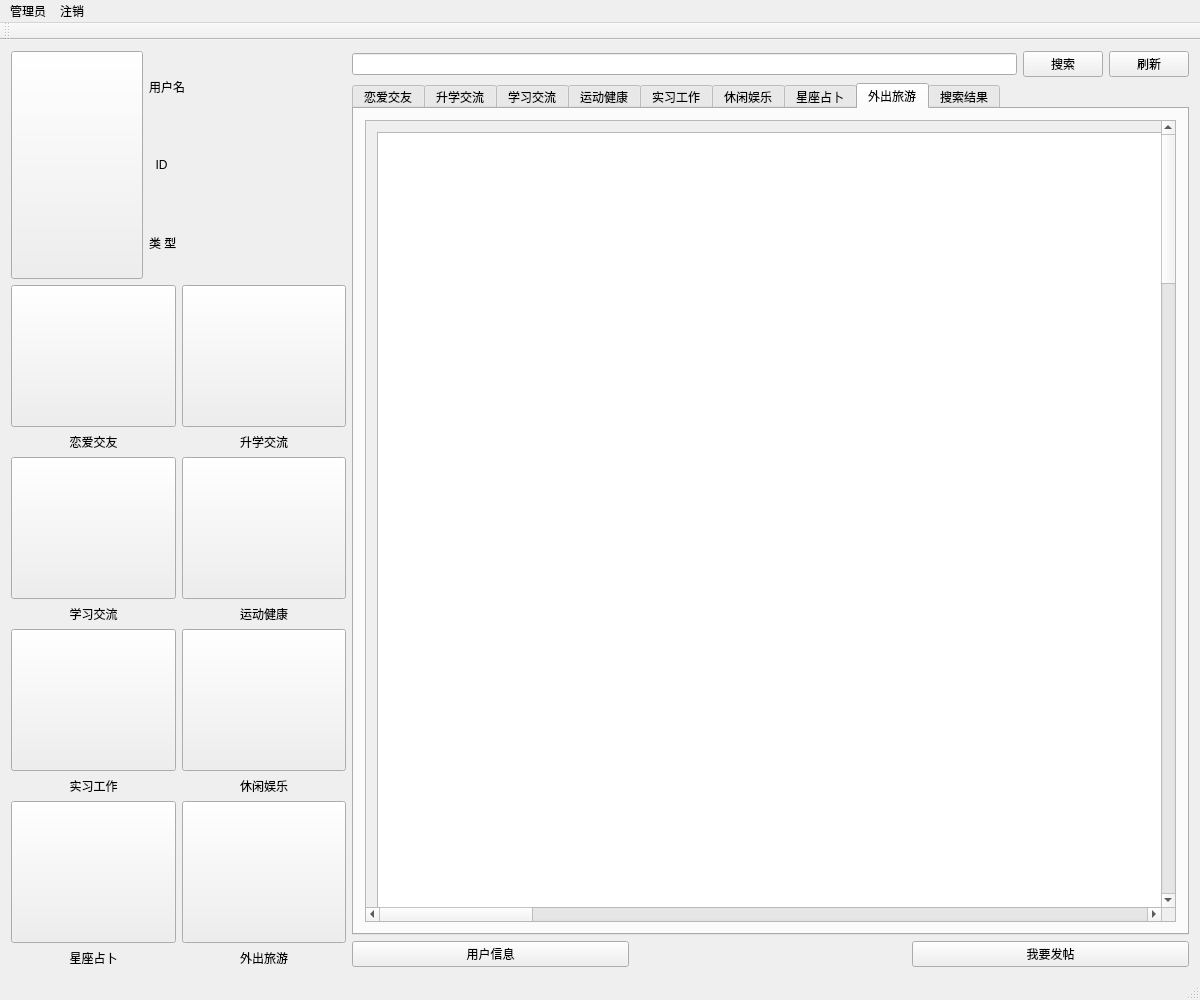
<?xml version="1.0" encoding="UTF-8"?>
<ui version="4.0">
 <class>BoardWin</class>
 <widget class="QMainWindow" name="BoardWin">
  <property name="geometry">
   <rect>
    <x>0</x>
    <y>0</y>
    <width>1200</width>
    <height>1000</height>
   </rect>
  </property>
  <property name="minimumSize">
   <size>
    <width>1200</width>
    <height>1000</height>
   </size>
  </property>
  <property name="windowTitle">
   <string>BoardWin</string>
  </property>
  <widget class="QWidget" name="centralWidget">
   <layout class="QVBoxLayout" name="verticalLayout_14">
    <item>
     <layout class="QHBoxLayout" name="horizontalLayout_8" stretch="2,5">
      <item>
       <layout class="QVBoxLayout" name="verticalLayout_10" stretch="1,3">
        <item>
         <layout class="QHBoxLayout" name="horizontalLayout_6" stretch="2,3">
          <item>
           <widget class="QPushButton" name="Profile_btn">
            <property name="sizePolicy">
             <sizepolicy hsizetype="Preferred" vsizetype="Preferred">
              <horstretch>0</horstretch>
              <verstretch>0</verstretch>
             </sizepolicy>
            </property>
            <property name="styleSheet">
             <string notr="true">border-image: url(:/png/ProfilePic.png);</string>
            </property>
            <property name="text">
             <string/>
            </property>
           </widget>
          </item>
          <item>
           <layout class="QVBoxLayout" name="verticalLayout">
            <item>
             <layout class="QHBoxLayout" name="horizontalLayout" stretch="1,2">
              <item>
               <widget class="QLabel" name="username_label">
                <property name="text">
                 <string>用户名</string>
                </property>
               </widget>
              </item>
              <item>
               <widget class="QLabel" name="usename_lb">
                <property name="sizePolicy">
                 <sizepolicy hsizetype="Expanding" vsizetype="Preferred">
                  <horstretch>0</horstretch>
                  <verstretch>0</verstretch>
                 </sizepolicy>
                </property>
                <property name="text">
                 <string/>
                </property>
               </widget>
              </item>
             </layout>
            </item>
            <item>
             <layout class="QHBoxLayout" name="horizontalLayout_2" stretch="0,0">
              <item>
               <widget class="QLabel" name="id_label">
                <property name="text">
                 <string>  ID </string>
                </property>
               </widget>
              </item>
              <item>
               <widget class="QLabel" name="id_lb">
                <property name="sizePolicy">
                 <sizepolicy hsizetype="Expanding" vsizetype="Preferred">
                  <horstretch>0</horstretch>
                  <verstretch>0</verstretch>
                 </sizepolicy>
                </property>
                <property name="text">
                 <string/>
                </property>
               </widget>
              </item>
             </layout>
            </item>
            <item>
             <layout class="QHBoxLayout" name="horizontalLayout_3" stretch="0,0">
              <item>
               <widget class="QLabel" name="username_label_3">
                <property name="text">
                 <string>类 型</string>
                </property>
               </widget>
              </item>
              <item>
               <widget class="QLabel" name="type_lb">
                <property name="sizePolicy">
                 <sizepolicy hsizetype="Expanding" vsizetype="Preferred">
                  <horstretch>0</horstretch>
                  <verstretch>0</verstretch>
                 </sizepolicy>
                </property>
                <property name="text">
                 <string/>
                </property>
               </widget>
              </item>
             </layout>
            </item>
           </layout>
          </item>
         </layout>
        </item>
        <item>
         <layout class="QGridLayout" name="gridLayout">
          <item row="0" column="0">
           <layout class="QVBoxLayout" name="verticalLayout_2" stretch="0,0">
            <item>
             <widget class="QPushButton" name="Board_1">
              <property name="sizePolicy">
               <sizepolicy hsizetype="Expanding" vsizetype="Expanding">
                <horstretch>0</horstretch>
                <verstretch>0</verstretch>
               </sizepolicy>
              </property>
              <property name="styleSheet">
               <string notr="true">border-image: url(:/png/恋爱交友.png);</string>
              </property>
              <property name="text">
               <string/>
              </property>
             </widget>
            </item>
            <item>
             <widget class="QLabel" name="label_2">
              <property name="sizePolicy">
               <sizepolicy hsizetype="Preferred" vsizetype="Minimum">
                <horstretch>0</horstretch>
                <verstretch>0</verstretch>
               </sizepolicy>
              </property>
              <property name="text">
               <string>恋爱交友</string>
              </property>
              <property name="alignment">
               <set>Qt::AlignHCenter|Qt::AlignTop</set>
              </property>
             </widget>
            </item>
           </layout>
          </item>
          <item row="0" column="1">
           <layout class="QVBoxLayout" name="verticalLayout_3" stretch="10,1">
            <item>
             <widget class="QPushButton" name="pushButton_2">
              <property name="sizePolicy">
               <sizepolicy hsizetype="Expanding" vsizetype="Expanding">
                <horstretch>0</horstretch>
                <verstretch>0</verstretch>
               </sizepolicy>
              </property>
              <property name="styleSheet">
               <string notr="true">border-image: url(:/png/升学.png);</string>
              </property>
              <property name="text">
               <string/>
              </property>
             </widget>
            </item>
            <item>
             <widget class="QLabel" name="label_4">
              <property name="text">
               <string>升学交流</string>
              </property>
              <property name="alignment">
               <set>Qt::AlignHCenter|Qt::AlignTop</set>
              </property>
             </widget>
            </item>
           </layout>
          </item>
          <item row="1" column="0">
           <layout class="QVBoxLayout" name="verticalLayout_4" stretch="10,1">
            <item>
             <widget class="QPushButton" name="pushButton_3">
              <property name="sizePolicy">
               <sizepolicy hsizetype="Expanding" vsizetype="Expanding">
                <horstretch>0</horstretch>
                <verstretch>0</verstretch>
               </sizepolicy>
              </property>
              <property name="styleSheet">
               <string notr="true">border-image: url(:/png/学习交流.png);</string>
              </property>
              <property name="text">
               <string/>
              </property>
             </widget>
            </item>
            <item>
             <widget class="QLabel" name="label_5">
              <property name="sizePolicy">
               <sizepolicy hsizetype="Preferred" vsizetype="Preferred">
                <horstretch>0</horstretch>
                <verstretch>0</verstretch>
               </sizepolicy>
              </property>
              <property name="text">
               <string>学习交流</string>
              </property>
              <property name="alignment">
               <set>Qt::AlignHCenter|Qt::AlignTop</set>
              </property>
             </widget>
            </item>
           </layout>
          </item>
          <item row="1" column="1">
           <layout class="QVBoxLayout" name="verticalLayout_6" stretch="10,1">
            <item>
             <widget class="QPushButton" name="pushButton_5">
              <property name="sizePolicy">
               <sizepolicy hsizetype="Expanding" vsizetype="Expanding">
                <horstretch>0</horstretch>
                <verstretch>0</verstretch>
               </sizepolicy>
              </property>
              <property name="styleSheet">
               <string notr="true">border-image: url(:/png/运动.png);</string>
              </property>
              <property name="text">
               <string/>
              </property>
             </widget>
            </item>
            <item>
             <widget class="QLabel" name="label_11">
              <property name="sizePolicy">
               <sizepolicy hsizetype="Preferred" vsizetype="Preferred">
                <horstretch>0</horstretch>
                <verstretch>0</verstretch>
               </sizepolicy>
              </property>
              <property name="text">
               <string>运动健康</string>
              </property>
              <property name="alignment">
               <set>Qt::AlignHCenter|Qt::AlignTop</set>
              </property>
             </widget>
            </item>
           </layout>
          </item>
          <item row="2" column="0">
           <layout class="QVBoxLayout" name="verticalLayout_8" stretch="10,1">
            <item>
             <widget class="QPushButton" name="pushButton_7">
              <property name="sizePolicy">
               <sizepolicy hsizetype="Expanding" vsizetype="Expanding">
                <horstretch>0</horstretch>
                <verstretch>0</verstretch>
               </sizepolicy>
              </property>
              <property name="styleSheet">
               <string notr="true">border-image: url(:/png/工作.png);</string>
              </property>
              <property name="text">
               <string/>
              </property>
             </widget>
            </item>
            <item>
             <widget class="QLabel" name="label_9">
              <property name="sizePolicy">
               <sizepolicy hsizetype="Preferred" vsizetype="Preferred">
                <horstretch>0</horstretch>
                <verstretch>0</verstretch>
               </sizepolicy>
              </property>
              <property name="text">
               <string>实习工作</string>
              </property>
              <property name="alignment">
               <set>Qt::AlignHCenter|Qt::AlignTop</set>
              </property>
             </widget>
            </item>
           </layout>
          </item>
          <item row="2" column="1">
           <layout class="QVBoxLayout" name="verticalLayout_5" stretch="10,1">
            <item>
             <widget class="QPushButton" name="pushButton_4">
              <property name="sizePolicy">
               <sizepolicy hsizetype="Expanding" vsizetype="Expanding">
                <horstretch>0</horstretch>
                <verstretch>0</verstretch>
               </sizepolicy>
              </property>
              <property name="styleSheet">
               <string notr="true">border-image: url(:/png/休闲.png);</string>
              </property>
              <property name="text">
               <string/>
              </property>
             </widget>
            </item>
            <item>
             <widget class="QLabel" name="label_6">
              <property name="sizePolicy">
               <sizepolicy hsizetype="Preferred" vsizetype="Preferred">
                <horstretch>0</horstretch>
                <verstretch>0</verstretch>
               </sizepolicy>
              </property>
              <property name="text">
               <string>休闲娱乐</string>
              </property>
              <property name="alignment">
               <set>Qt::AlignHCenter|Qt::AlignTop</set>
              </property>
             </widget>
            </item>
           </layout>
          </item>
          <item row="3" column="0">
           <layout class="QVBoxLayout" name="verticalLayout_9" stretch="10,1">
            <item>
             <widget class="QPushButton" name="pushButton_11">
              <property name="sizePolicy">
               <sizepolicy hsizetype="Expanding" vsizetype="Expanding">
                <horstretch>0</horstretch>
                <verstretch>0</verstretch>
               </sizepolicy>
              </property>
              <property name="styleSheet">
               <string notr="true">border-image: url(:/png/星座.png);</string>
              </property>
              <property name="text">
               <string/>
              </property>
             </widget>
            </item>
            <item>
             <widget class="QLabel" name="label_10">
              <property name="sizePolicy">
               <sizepolicy hsizetype="Preferred" vsizetype="Preferred">
                <horstretch>0</horstretch>
                <verstretch>0</verstretch>
               </sizepolicy>
              </property>
              <property name="text">
               <string>星座占卜</string>
              </property>
              <property name="alignment">
               <set>Qt::AlignHCenter|Qt::AlignTop</set>
              </property>
             </widget>
            </item>
           </layout>
          </item>
          <item row="3" column="1">
           <layout class="QVBoxLayout" name="verticalLayout_7" stretch="10,1">
            <item>
             <widget class="QPushButton" name="pushButton_6">
              <property name="sizePolicy">
               <sizepolicy hsizetype="Expanding" vsizetype="Expanding">
                <horstretch>0</horstretch>
                <verstretch>0</verstretch>
               </sizepolicy>
              </property>
              <property name="styleSheet">
               <string notr="true">border-image: url(:/png/旅游.png);</string>
              </property>
              <property name="text">
               <string/>
              </property>
             </widget>
            </item>
            <item>
             <widget class="QLabel" name="label_7">
              <property name="sizePolicy">
               <sizepolicy hsizetype="Preferred" vsizetype="Preferred">
                <horstretch>0</horstretch>
                <verstretch>0</verstretch>
               </sizepolicy>
              </property>
              <property name="text">
               <string>外出旅游</string>
              </property>
              <property name="alignment">
               <set>Qt::AlignHCenter|Qt::AlignTop</set>
              </property>
             </widget>
            </item>
           </layout>
          </item>
         </layout>
        </item>
       </layout>
      </item>
      <item>
       <layout class="QVBoxLayout" name="verticalLayout_11">
        <item>
         <layout class="QHBoxLayout" name="horizontalLayout_5">
          <item>
           <layout class="QHBoxLayout" name="horizontalLayout_4">
            <item>
             <widget class="QLineEdit" name="search_LE"/>
            </item>
           </layout>
          </item>
          <item>
           <widget class="QPushButton" name="search_btn">
            <property name="sizePolicy">
             <sizepolicy hsizetype="Preferred" vsizetype="Fixed">
              <horstretch>0</horstretch>
              <verstretch>0</verstretch>
             </sizepolicy>
            </property>
            <property name="text">
             <string>搜索</string>
            </property>
           </widget>
          </item>
          <item>
           <widget class="QPushButton" name="refresh_btn">
            <property name="text">
             <string>刷新</string>
            </property>
           </widget>
          </item>
         </layout>
        </item>
        <item>
         <widget class="QTabWidget" name="tabWidget1">
          <property name="enabled">
           <bool>true</bool>
          </property>
          <property name="minimumSize">
           <size>
            <width>500</width>
            <height>500</height>
           </size>
          </property>
          <property name="currentIndex">
           <number>7</number>
          </property>
          <widget class="QWidget" name="tab">
           <attribute name="title">
            <string>恋爱交友</string>
           </attribute>
           <layout class="QHBoxLayout" name="horizontalLayout_9">
            <item>
             <widget class="QScrollArea" name="scrollArea_2">
              <property name="sizePolicy">
               <sizepolicy hsizetype="Preferred" vsizetype="Preferred">
                <horstretch>0</horstretch>
                <verstretch>0</verstretch>
               </sizepolicy>
              </property>
              <property name="minimumSize">
               <size>
                <width>0</width>
                <height>0</height>
               </size>
              </property>
              <property name="widgetResizable">
               <bool>true</bool>
              </property>
              <widget class="QWidget" name="scrollAreaWidgetContents_2">
               <property name="geometry">
                <rect>
                 <x>0</x>
                 <y>0</y>
                 <width>4000</width>
                 <height>4000</height>
                </rect>
               </property>
               <property name="sizePolicy">
                <sizepolicy hsizetype="Preferred" vsizetype="Preferred">
                 <horstretch>0</horstretch>
                 <verstretch>0</verstretch>
                </sizepolicy>
               </property>
               <property name="minimumSize">
                <size>
                 <width>4000</width>
                 <height>4000</height>
                </size>
               </property>
               <property name="maximumSize">
                <size>
                 <width>4000</width>
                 <height>4000</height>
                </size>
               </property>
               <layout class="QVBoxLayout" name="verticalLayout_15">
                <item>
                 <widget class="QListWidget" name="listWidget">
                  <property name="sizePolicy">
                   <sizepolicy hsizetype="Preferred" vsizetype="Preferred">
                    <horstretch>0</horstretch>
                    <verstretch>0</verstretch>
                   </sizepolicy>
                  </property>
                  <property name="minimumSize">
                   <size>
                    <width>0</width>
                    <height>0</height>
                   </size>
                  </property>
                  <property name="verticalScrollBarPolicy">
                   <enum>Qt::ScrollBarAlwaysOn</enum>
                  </property>
                  <property name="horizontalScrollBarPolicy">
                   <enum>Qt::ScrollBarAlwaysOn</enum>
                  </property>
                 </widget>
                </item>
               </layout>
              </widget>
             </widget>
            </item>
           </layout>
          </widget>
          <widget class="QWidget" name="tab_2">
           <attribute name="title">
            <string>升学交流</string>
           </attribute>
           <layout class="QHBoxLayout" name="horizontalLayout_10">
            <item>
             <widget class="QScrollArea" name="scrollArea_3">
              <property name="sizePolicy">
               <sizepolicy hsizetype="Preferred" vsizetype="Preferred">
                <horstretch>0</horstretch>
                <verstretch>0</verstretch>
               </sizepolicy>
              </property>
              <property name="minimumSize">
               <size>
                <width>0</width>
                <height>0</height>
               </size>
              </property>
              <property name="widgetResizable">
               <bool>true</bool>
              </property>
              <widget class="QWidget" name="scrollAreaWidgetContents_3">
               <property name="geometry">
                <rect>
                 <x>0</x>
                 <y>0</y>
                 <width>4000</width>
                 <height>4000</height>
                </rect>
               </property>
               <property name="sizePolicy">
                <sizepolicy hsizetype="Preferred" vsizetype="Preferred">
                 <horstretch>0</horstretch>
                 <verstretch>0</verstretch>
                </sizepolicy>
               </property>
               <property name="minimumSize">
                <size>
                 <width>4000</width>
                 <height>4000</height>
                </size>
               </property>
               <property name="maximumSize">
                <size>
                 <width>4000</width>
                 <height>4000</height>
                </size>
               </property>
               <layout class="QVBoxLayout" name="verticalLayout_16">
                <item>
                 <widget class="QListWidget" name="listWidget_2">
                  <property name="sizePolicy">
                   <sizepolicy hsizetype="Preferred" vsizetype="Preferred">
                    <horstretch>0</horstretch>
                    <verstretch>0</verstretch>
                   </sizepolicy>
                  </property>
                  <property name="minimumSize">
                   <size>
                    <width>0</width>
                    <height>0</height>
                   </size>
                  </property>
                  <property name="verticalScrollBarPolicy">
                   <enum>Qt::ScrollBarAlwaysOn</enum>
                  </property>
                  <property name="horizontalScrollBarPolicy">
                   <enum>Qt::ScrollBarAlwaysOn</enum>
                  </property>
                 </widget>
                </item>
               </layout>
              </widget>
             </widget>
            </item>
           </layout>
          </widget>
          <widget class="QWidget" name="tab_3">
           <attribute name="title">
            <string>学习交流</string>
           </attribute>
           <layout class="QHBoxLayout" name="horizontalLayout_11">
            <item>
             <widget class="QScrollArea" name="scrollArea_4">
              <property name="sizePolicy">
               <sizepolicy hsizetype="Preferred" vsizetype="Preferred">
                <horstretch>0</horstretch>
                <verstretch>0</verstretch>
               </sizepolicy>
              </property>
              <property name="minimumSize">
               <size>
                <width>0</width>
                <height>0</height>
               </size>
              </property>
              <property name="widgetResizable">
               <bool>true</bool>
              </property>
              <widget class="QWidget" name="scrollAreaWidgetContents_4">
               <property name="geometry">
                <rect>
                 <x>0</x>
                 <y>0</y>
                 <width>4000</width>
                 <height>4000</height>
                </rect>
               </property>
               <property name="sizePolicy">
                <sizepolicy hsizetype="Preferred" vsizetype="Preferred">
                 <horstretch>0</horstretch>
                 <verstretch>0</verstretch>
                </sizepolicy>
               </property>
               <property name="minimumSize">
                <size>
                 <width>4000</width>
                 <height>4000</height>
                </size>
               </property>
               <property name="maximumSize">
                <size>
                 <width>4000</width>
                 <height>4000</height>
                </size>
               </property>
               <layout class="QVBoxLayout" name="verticalLayout_17">
                <item>
                 <widget class="QListWidget" name="listWidget_3">
                  <property name="sizePolicy">
                   <sizepolicy hsizetype="Preferred" vsizetype="Preferred">
                    <horstretch>0</horstretch>
                    <verstretch>0</verstretch>
                   </sizepolicy>
                  </property>
                  <property name="minimumSize">
                   <size>
                    <width>0</width>
                    <height>0</height>
                   </size>
                  </property>
                  <property name="verticalScrollBarPolicy">
                   <enum>Qt::ScrollBarAlwaysOn</enum>
                  </property>
                  <property name="horizontalScrollBarPolicy">
                   <enum>Qt::ScrollBarAlwaysOn</enum>
                  </property>
                 </widget>
                </item>
               </layout>
              </widget>
             </widget>
            </item>
           </layout>
          </widget>
          <widget class="QWidget" name="tab_4">
           <attribute name="title">
            <string>运动健康</string>
           </attribute>
           <layout class="QHBoxLayout" name="horizontalLayout_12">
            <item>
             <widget class="QScrollArea" name="scrollArea_5">
              <property name="sizePolicy">
               <sizepolicy hsizetype="Preferred" vsizetype="Preferred">
                <horstretch>0</horstretch>
                <verstretch>0</verstretch>
               </sizepolicy>
              </property>
              <property name="minimumSize">
               <size>
                <width>0</width>
                <height>0</height>
               </size>
              </property>
              <property name="widgetResizable">
               <bool>true</bool>
              </property>
              <widget class="QWidget" name="scrollAreaWidgetContents_5">
               <property name="geometry">
                <rect>
                 <x>0</x>
                 <y>0</y>
                 <width>4000</width>
                 <height>4000</height>
                </rect>
               </property>
               <property name="sizePolicy">
                <sizepolicy hsizetype="Preferred" vsizetype="Preferred">
                 <horstretch>0</horstretch>
                 <verstretch>0</verstretch>
                </sizepolicy>
               </property>
               <property name="minimumSize">
                <size>
                 <width>4000</width>
                 <height>4000</height>
                </size>
               </property>
               <property name="maximumSize">
                <size>
                 <width>4000</width>
                 <height>4000</height>
                </size>
               </property>
               <layout class="QVBoxLayout" name="verticalLayout_18">
                <item>
                 <widget class="QListWidget" name="listWidget_4">
                  <property name="sizePolicy">
                   <sizepolicy hsizetype="Preferred" vsizetype="Preferred">
                    <horstretch>0</horstretch>
                    <verstretch>0</verstretch>
                   </sizepolicy>
                  </property>
                  <property name="minimumSize">
                   <size>
                    <width>0</width>
                    <height>0</height>
                   </size>
                  </property>
                  <property name="verticalScrollBarPolicy">
                   <enum>Qt::ScrollBarAlwaysOn</enum>
                  </property>
                  <property name="horizontalScrollBarPolicy">
                   <enum>Qt::ScrollBarAlwaysOn</enum>
                  </property>
                 </widget>
                </item>
               </layout>
              </widget>
             </widget>
            </item>
           </layout>
          </widget>
          <widget class="QWidget" name="tab_5">
           <attribute name="title">
            <string>实习工作</string>
           </attribute>
           <layout class="QHBoxLayout" name="horizontalLayout_13">
            <item>
             <widget class="QScrollArea" name="scrollArea_6">
              <property name="sizePolicy">
               <sizepolicy hsizetype="Preferred" vsizetype="Preferred">
                <horstretch>0</horstretch>
                <verstretch>0</verstretch>
               </sizepolicy>
              </property>
              <property name="minimumSize">
               <size>
                <width>0</width>
                <height>0</height>
               </size>
              </property>
              <property name="widgetResizable">
               <bool>true</bool>
              </property>
              <widget class="QWidget" name="scrollAreaWidgetContents_6">
               <property name="geometry">
                <rect>
                 <x>0</x>
                 <y>0</y>
                 <width>4000</width>
                 <height>4000</height>
                </rect>
               </property>
               <property name="sizePolicy">
                <sizepolicy hsizetype="Preferred" vsizetype="Preferred">
                 <horstretch>0</horstretch>
                 <verstretch>0</verstretch>
                </sizepolicy>
               </property>
               <property name="minimumSize">
                <size>
                 <width>4000</width>
                 <height>4000</height>
                </size>
               </property>
               <property name="maximumSize">
                <size>
                 <width>4000</width>
                 <height>4000</height>
                </size>
               </property>
               <layout class="QVBoxLayout" name="verticalLayout_19">
                <item>
                 <widget class="QListWidget" name="listWidget_5">
                  <property name="sizePolicy">
                   <sizepolicy hsizetype="Preferred" vsizetype="Preferred">
                    <horstretch>0</horstretch>
                    <verstretch>0</verstretch>
                   </sizepolicy>
                  </property>
                  <property name="minimumSize">
                   <size>
                    <width>0</width>
                    <height>0</height>
                   </size>
                  </property>
                  <property name="verticalScrollBarPolicy">
                   <enum>Qt::ScrollBarAlwaysOn</enum>
                  </property>
                  <property name="horizontalScrollBarPolicy">
                   <enum>Qt::ScrollBarAlwaysOn</enum>
                  </property>
                 </widget>
                </item>
               </layout>
              </widget>
             </widget>
            </item>
           </layout>
          </widget>
          <widget class="QWidget" name="tab_6">
           <attribute name="title">
            <string>休闲娱乐</string>
           </attribute>
           <layout class="QHBoxLayout" name="horizontalLayout_14">
            <item>
             <widget class="QScrollArea" name="scrollArea_7">
              <property name="sizePolicy">
               <sizepolicy hsizetype="Preferred" vsizetype="Preferred">
                <horstretch>0</horstretch>
                <verstretch>0</verstretch>
               </sizepolicy>
              </property>
              <property name="minimumSize">
               <size>
                <width>0</width>
                <height>0</height>
               </size>
              </property>
              <property name="widgetResizable">
               <bool>true</bool>
              </property>
              <widget class="QWidget" name="scrollAreaWidgetContents_8">
               <property name="geometry">
                <rect>
                 <x>0</x>
                 <y>0</y>
                 <width>4000</width>
                 <height>4000</height>
                </rect>
               </property>
               <property name="sizePolicy">
                <sizepolicy hsizetype="Preferred" vsizetype="Preferred">
                 <horstretch>0</horstretch>
                 <verstretch>0</verstretch>
                </sizepolicy>
               </property>
               <property name="minimumSize">
                <size>
                 <width>4000</width>
                 <height>4000</height>
                </size>
               </property>
               <property name="maximumSize">
                <size>
                 <width>4000</width>
                 <height>4000</height>
                </size>
               </property>
               <layout class="QVBoxLayout" name="verticalLayout_21">
                <item>
                 <widget class="QListWidget" name="listWidget_6">
                  <property name="sizePolicy">
                   <sizepolicy hsizetype="Preferred" vsizetype="Preferred">
                    <horstretch>0</horstretch>
                    <verstretch>0</verstretch>
                   </sizepolicy>
                  </property>
                  <property name="minimumSize">
                   <size>
                    <width>0</width>
                    <height>0</height>
                   </size>
                  </property>
                  <property name="verticalScrollBarPolicy">
                   <enum>Qt::ScrollBarAlwaysOn</enum>
                  </property>
                  <property name="horizontalScrollBarPolicy">
                   <enum>Qt::ScrollBarAlwaysOn</enum>
                  </property>
                 </widget>
                </item>
               </layout>
              </widget>
             </widget>
            </item>
           </layout>
          </widget>
          <widget class="QWidget" name="tab_7">
           <attribute name="title">
            <string>星座占卜</string>
           </attribute>
           <layout class="QHBoxLayout" name="horizontalLayout_15">
            <item>
             <widget class="QScrollArea" name="scrollArea_8">
              <property name="sizePolicy">
               <sizepolicy hsizetype="Preferred" vsizetype="Preferred">
                <horstretch>0</horstretch>
                <verstretch>0</verstretch>
               </sizepolicy>
              </property>
              <property name="minimumSize">
               <size>
                <width>0</width>
                <height>0</height>
               </size>
              </property>
              <property name="widgetResizable">
               <bool>true</bool>
              </property>
              <widget class="QWidget" name="scrollAreaWidgetContents_9">
               <property name="geometry">
                <rect>
                 <x>0</x>
                 <y>0</y>
                 <width>4000</width>
                 <height>4000</height>
                </rect>
               </property>
               <property name="sizePolicy">
                <sizepolicy hsizetype="Preferred" vsizetype="Preferred">
                 <horstretch>0</horstretch>
                 <verstretch>0</verstretch>
                </sizepolicy>
               </property>
               <property name="minimumSize">
                <size>
                 <width>4000</width>
                 <height>4000</height>
                </size>
               </property>
               <property name="maximumSize">
                <size>
                 <width>4000</width>
                 <height>4000</height>
                </size>
               </property>
               <layout class="QVBoxLayout" name="verticalLayout_22">
                <item>
                 <widget class="QListWidget" name="listWidget_7">
                  <property name="sizePolicy">
                   <sizepolicy hsizetype="Preferred" vsizetype="Preferred">
                    <horstretch>0</horstretch>
                    <verstretch>0</verstretch>
                   </sizepolicy>
                  </property>
                  <property name="minimumSize">
                   <size>
                    <width>0</width>
                    <height>0</height>
                   </size>
                  </property>
                  <property name="verticalScrollBarPolicy">
                   <enum>Qt::ScrollBarAlwaysOn</enum>
                  </property>
                  <property name="horizontalScrollBarPolicy">
                   <enum>Qt::ScrollBarAlwaysOn</enum>
                  </property>
                 </widget>
                </item>
               </layout>
              </widget>
             </widget>
            </item>
           </layout>
          </widget>
          <widget class="QWidget" name="tab_8">
           <attribute name="title">
            <string>外出旅游</string>
           </attribute>
           <layout class="QHBoxLayout" name="horizontalLayout_16">
            <item>
             <widget class="QScrollArea" name="scrollArea_9">
              <property name="sizePolicy">
               <sizepolicy hsizetype="Preferred" vsizetype="Preferred">
                <horstretch>0</horstretch>
                <verstretch>0</verstretch>
               </sizepolicy>
              </property>
              <property name="minimumSize">
               <size>
                <width>0</width>
                <height>0</height>
               </size>
              </property>
              <property name="widgetResizable">
               <bool>true</bool>
              </property>
              <widget class="QWidget" name="scrollAreaWidgetContents_10">
               <property name="geometry">
                <rect>
                 <x>0</x>
                 <y>0</y>
                 <width>4000</width>
                 <height>4000</height>
                </rect>
               </property>
               <property name="sizePolicy">
                <sizepolicy hsizetype="Preferred" vsizetype="Preferred">
                 <horstretch>0</horstretch>
                 <verstretch>0</verstretch>
                </sizepolicy>
               </property>
               <property name="minimumSize">
                <size>
                 <width>4000</width>
                 <height>4000</height>
                </size>
               </property>
               <property name="maximumSize">
                <size>
                 <width>4000</width>
                 <height>4000</height>
                </size>
               </property>
               <layout class="QVBoxLayout" name="verticalLayout_23">
                <item>
                 <widget class="QListWidget" name="listWidget_8">
                  <property name="sizePolicy">
                   <sizepolicy hsizetype="Preferred" vsizetype="Preferred">
                    <horstretch>0</horstretch>
                    <verstretch>0</verstretch>
                   </sizepolicy>
                  </property>
                  <property name="minimumSize">
                   <size>
                    <width>0</width>
                    <height>0</height>
                   </size>
                  </property>
                  <property name="verticalScrollBarPolicy">
                   <enum>Qt::ScrollBarAlwaysOn</enum>
                  </property>
                  <property name="horizontalScrollBarPolicy">
                   <enum>Qt::ScrollBarAlwaysOn</enum>
                  </property>
                 </widget>
                </item>
               </layout>
              </widget>
             </widget>
            </item>
           </layout>
          </widget>
          <widget class="QWidget" name="tab_9">
           <attribute name="title">
            <string>搜索结果</string>
           </attribute>
           <layout class="QVBoxLayout" name="verticalLayout_13">
            <item>
             <widget class="QScrollArea" name="scrollArea">
              <property name="sizePolicy">
               <sizepolicy hsizetype="Preferred" vsizetype="Preferred">
                <horstretch>0</horstretch>
                <verstretch>0</verstretch>
               </sizepolicy>
              </property>
              <property name="minimumSize">
               <size>
                <width>0</width>
                <height>0</height>
               </size>
              </property>
              <property name="widgetResizable">
               <bool>true</bool>
              </property>
              <widget class="QWidget" name="scrollAreaWidgetContents">
               <property name="geometry">
                <rect>
                 <x>0</x>
                 <y>0</y>
                 <width>4000</width>
                 <height>4000</height>
                </rect>
               </property>
               <property name="sizePolicy">
                <sizepolicy hsizetype="Preferred" vsizetype="Preferred">
                 <horstretch>0</horstretch>
                 <verstretch>0</verstretch>
                </sizepolicy>
               </property>
               <property name="minimumSize">
                <size>
                 <width>4000</width>
                 <height>4000</height>
                </size>
               </property>
               <property name="maximumSize">
                <size>
                 <width>4000</width>
                 <height>4000</height>
                </size>
               </property>
               <layout class="QVBoxLayout" name="verticalLayout_12">
                <item>
                 <widget class="QListWidget" name="listWidget_search">
                  <property name="sizePolicy">
                   <sizepolicy hsizetype="Preferred" vsizetype="Preferred">
                    <horstretch>0</horstretch>
                    <verstretch>0</verstretch>
                   </sizepolicy>
                  </property>
                  <property name="minimumSize">
                   <size>
                    <width>0</width>
                    <height>0</height>
                   </size>
                  </property>
                  <property name="verticalScrollBarPolicy">
                   <enum>Qt::ScrollBarAlwaysOn</enum>
                  </property>
                  <property name="horizontalScrollBarPolicy">
                   <enum>Qt::ScrollBarAlwaysOn</enum>
                  </property>
                 </widget>
                </item>
               </layout>
              </widget>
             </widget>
            </item>
           </layout>
          </widget>
         </widget>
        </item>
        <item>
         <layout class="QHBoxLayout" name="horizontalLayout_7" stretch="1,1,1">
          <item>
           <widget class="QPushButton" name="set_btn">
            <property name="text">
             <string>用户信息</string>
            </property>
           </widget>
          </item>
          <item>
           <spacer name="horizontalSpacer">
            <property name="orientation">
             <enum>Qt::Horizontal</enum>
            </property>
            <property name="sizeHint" stdset="0">
             <size>
              <width>40</width>
              <height>20</height>
             </size>
            </property>
           </spacer>
          </item>
          <item>
           <widget class="QPushButton" name="writepost_btn">
            <property name="text">
             <string>我要发帖</string>
            </property>
           </widget>
          </item>
         </layout>
        </item>
       </layout>
      </item>
     </layout>
    </item>
   </layout>
  </widget>
  <widget class="QToolBar" name="mainToolBar">
   <attribute name="toolBarArea">
    <enum>TopToolBarArea</enum>
   </attribute>
   <attribute name="toolBarBreak">
    <bool>false</bool>
   </attribute>
  </widget>
  <widget class="QStatusBar" name="statusBar"/>
  <widget class="QMenuBar" name="menuBar">
   <property name="geometry">
    <rect>
     <x>0</x>
     <y>0</y>
     <width>1200</width>
     <height>17</height>
    </rect>
   </property>
   <widget class="QMenu" name="menuj">
    <property name="title">
     <string>管理员</string>
    </property>
    <addaction name="separator"/>
    <addaction name="actionAppoiny_Disappoint"/>
   </widget>
   <widget class="QMenu" name="menu">
    <property name="title">
     <string>注销</string>
    </property>
    <addaction name="actionlogout"/>
   </widget>
   <addaction name="menuj"/>
   <addaction name="menu"/>
  </widget>
  <action name="actionAppoiny_Disappoint">
   <property name="text">
    <string>Appoiny/Disappoint</string>
   </property>
  </action>
  <action name="actionlogout">
   <property name="text">
    <string>logout</string>
   </property>
  </action>
 </widget>
 <layoutdefault spacing="6" margin="11"/>
 <resources/>
 <connections/>
</ui>
